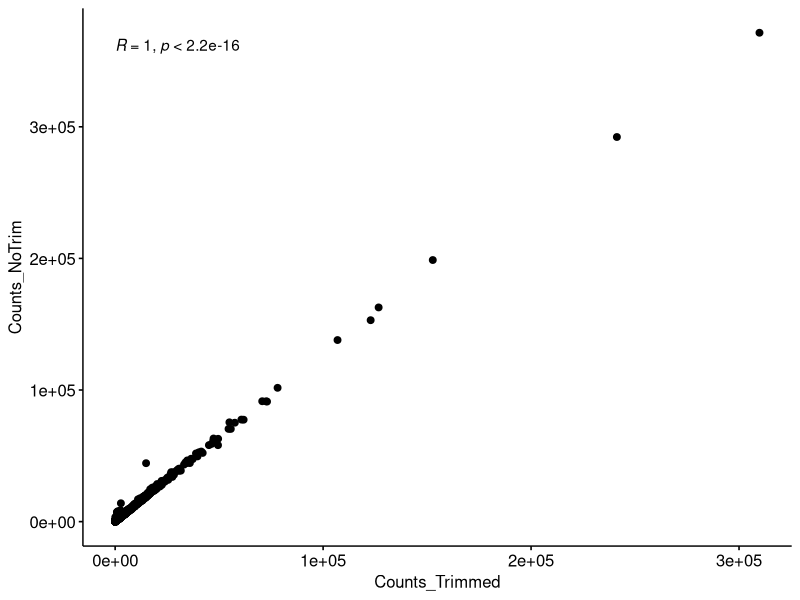
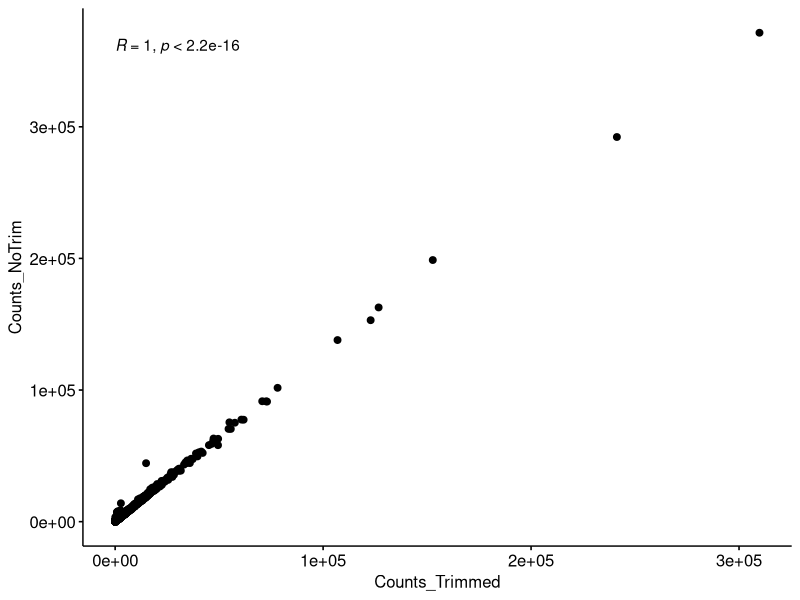

Generate these figures, in order, with R:
trim <- read.table("C54wt_1_TRIM.ReadsPerGene.out.tab.counts.txt")
colnames(trim)=c("Gene","Counts_Trimmed")

notrim <- read.table("C54wt_1_NOTRIM.ReadsPerGene.out.tab.counts.txt")
colnames(notrim)=c("Gene","Counts_NoTrim")

df <- merge(trim,notrim,by.x="Gene")
cor.test(df$Counts_Trimmed, df$Counts_NoTrim, method=c("pearson", "kendall", "spearman"))

library("ggpubr")
ggscatter(df, x = "Counts_Trimmed", y = "Counts_NoTrim", conf.int = TRUE, 
          cor.coef = TRUE, cor.method = "pearson",
          xlab = "Counts_Trimmed", ylab = "Counts_NoTrim")

# using only >10

library(dplyr)
trim_nonzero <- filter(trim,Counts_Trimmed>10)
notrim_nonzero <- filter(notrim,Counts_NoTrim>10)

df_nonzero <- merge(trim_nonzero,notrim_nonzero,by.x="Gene", all.y = TRUE)
df_nonzero[is.na(df_nonzero)] <- 0

ggscatter(df_nonzero, x = "Counts_Trimmed", y = "Counts_NoTrim", conf.int = TRUE, 
          cor.coef = TRUE, cor.method = "pearson",
          xlab = "Counts_Trimmed", ylab = "Counts_NoTrim")
